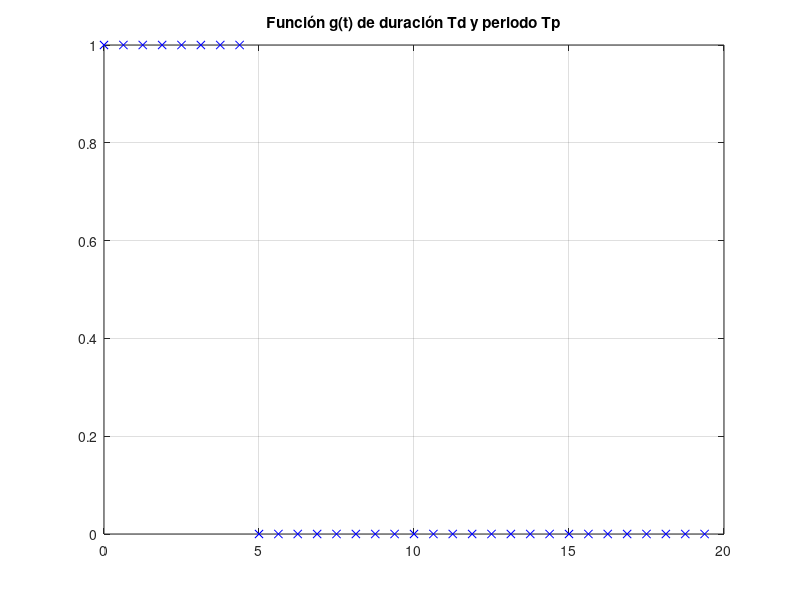
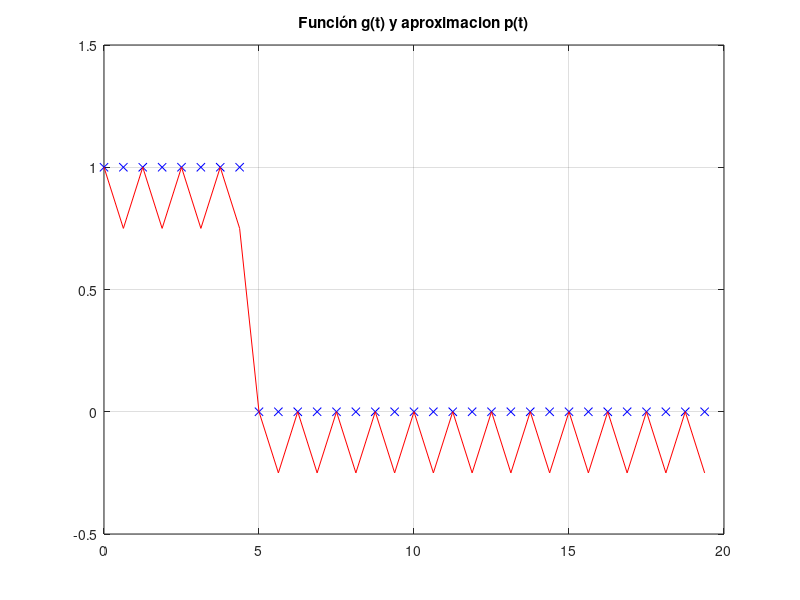
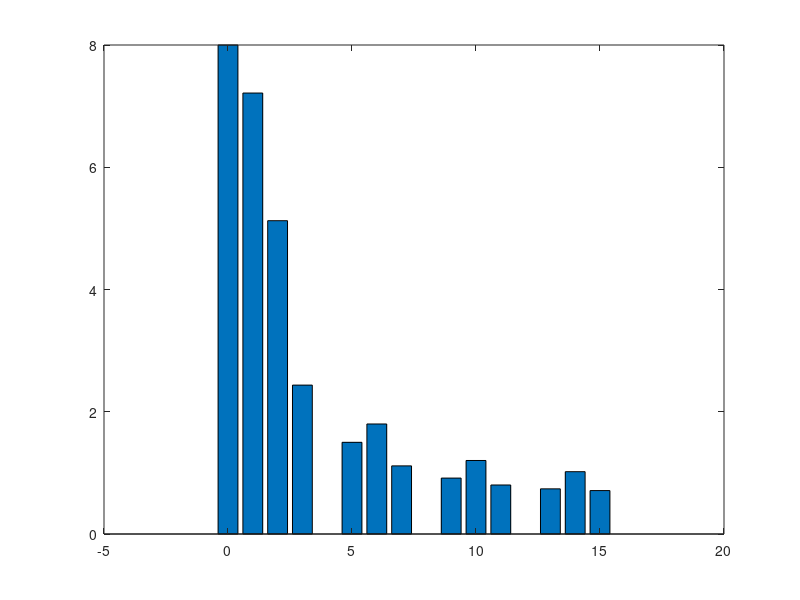

Source code (MATLAB) for these figures, in order:
function aprox_nop_1

    Td = 5;                 %No nula en el intervalo Td
    Tp = 4*Td;             %Agrego el cuádruple de puntos %20 puntos
    N = 4*8;               %Inicialmente N = 8            %32 puntos
    dt = Tp/N               %Se mantiene constante

    t0 = 0;
    for i=1 : N
        t(i) = t0 + (i-1)*dt;
        if(t(i) < Td)
            g(i,1) = 1;
        else
            g(i,1) = 0;
        end
    end

    figure(1)
    plot(t,g,"xb")
    title("Función g(t) de duración Td y periodo Tp")
    grid on

    %Matriz phi

    m = (N-1)/2;
    dim = 2*m+1;
    wl = (2*pi)/Tp;
    w0 = (2*pi)/N;
    dw0 = w0/dt;

    phi(:, 1) = 1;
    for i=1 : N 
        for k=1 : m
            phi(i, 2*k) = cos(k * wl * (t(i) - t(1))); 
            phi(i, 2*k+1) = sin(k * wl * (t(i) - t(1))); 
        end
    end

    a = inv(phi'*phi)*(phi'*g);
    p = phi * a;

    figure(2)
    plot(t,g,"xb",t,p,"red")
    title("Función g(t) y aproximacion p(t)")
    grid on

    %Amplitudes

    %A(1,1) = a(1,1);

    %for i=1 : m
    %    A(i+1,1) = abs(a(2*(i)) + a(2*(i)+1));
    %end

    %f = dw0 * (1:(m+1));       %Vector de frecuencia

    %figure(3)
    %bar(f, A)

    %%FFT

    fft_g = fft(g, N);

    fft_g_abs = abs(fft_g);

    f = 1 * (0:(N/2));

    figure(4)
    bar(f, fft_g_abs(1:length(f)))

end